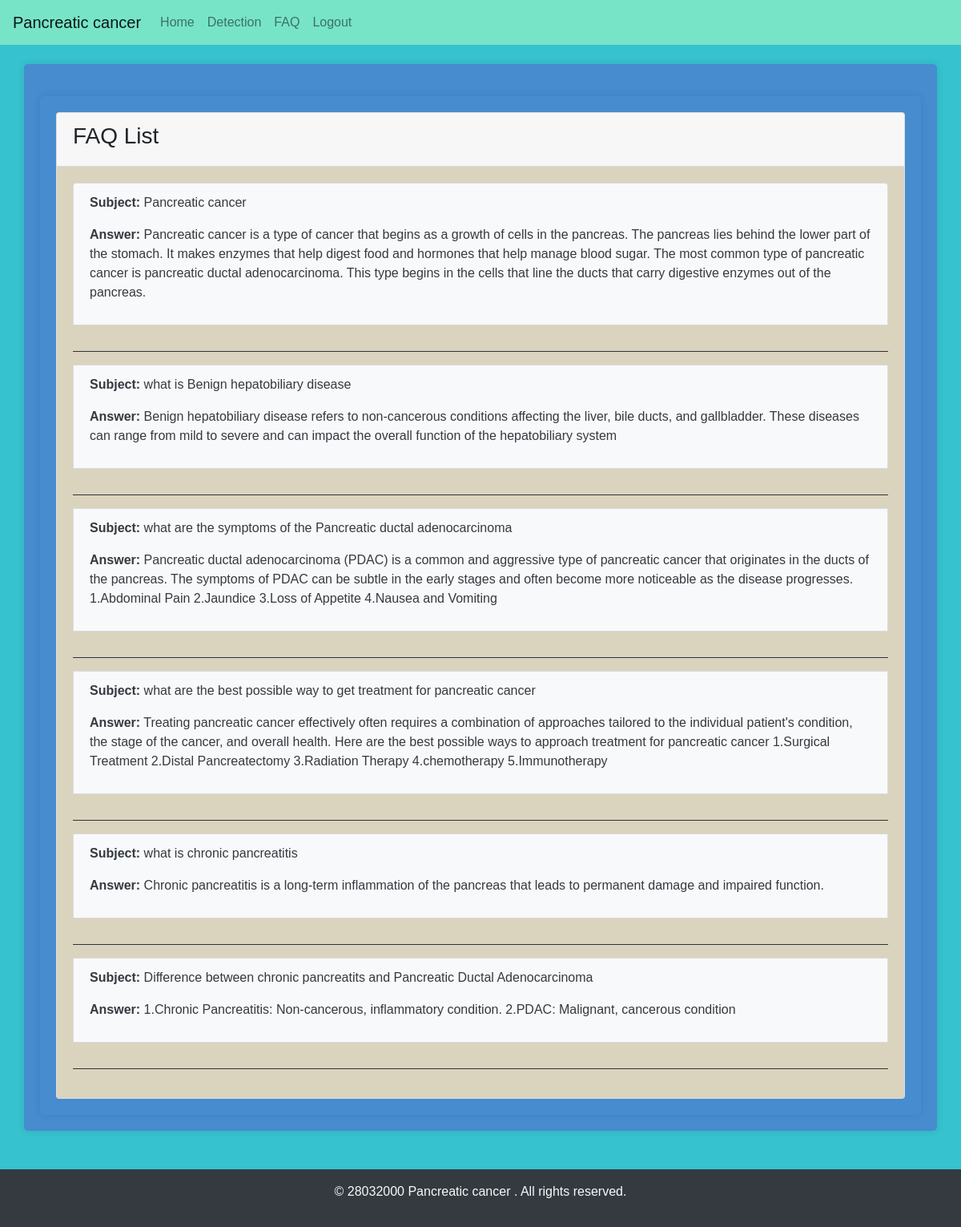
Page /userfaqlist on the committed database.
### tables this page shows
CREATE TABLE faq (
                        id INTEGER PRIMARY KEY AUTOINCREMENT,
                        subject TEXT NOT NULL,
                        answer TEXT);

### app.py (the view)
@app.route('/userfaqlist')
def user_faq_list():
    conn = sql.connect('data.db')
    faqs = conn.execute('SELECT * FROM faq').fetchall()
    conn.close()
    return render_template('UserFaqList.html', faqs=faqs)

### templates/UserFAQList.html
{% extends "UserBase.html" %}
{% block content %}
<div class="container">
  <div class="card">
    <div class="card-header">
      <h3>FAQ List</h3>
    </div>
    <div class="card-body">
        <div class="list-group">
            {% for faq in faqs %}
            <div class="list-group-item bg-light text-dark mb-3">
              <p><strong>Subject:</strong> {{ faq[1] }}</p>
              <p><strong>Answer:</strong> {{ faq[2] }}</p>
            </div>
            <hr class="bg-dark">
            {% endfor %}
          </div>
        </div>
    </div>
  </div>
{% endblock %}

### templates/UserBase.html (shortened to what this page needs)
<!DOCTYPE html>
<html lang="en">
<head>
    <link rel="stylesheet" href="https://stackpath.bootstrapcdn.com/bootstrap/4.5.2/css/bootstrap.min.css">
    <link rel="stylesheet" href="static/CSS/Style.css">
</head>
<body>
    <nav class="navbar navbar-expand-lg navbar-light">
        <a class="navbar-brand" href="#">Pancreatic cancer </a>
        <div class="collapse navbar-collapse" id="navbarSupportedContent">
            <ul class="navbar-nav mr-auto">
              <li class="nav-item">
                <a class="nav-link" href="/userhome">Home</a>
              </li>
              <li class="nav-item">
                <a class="nav-link" href="/detection">Detection</a>
              </li>
              <li class="nav-item">
                <a class="nav-link" href="/userfaqlist">FAQ</a>
              </li>
              <li class="nav-item">
                <a class="nav-link" href="/userlogout">Logout</a>
              </li>
            </ul>
        </div>
    </nav>
    <div class="container mt-4">
        {% block content %}
        {% endblock %}
    </div>
    <footer class="bg-dark text-light text-center py-3 mt-5">
        <p>&copy; 28032000 Pancreatic cancer . All rights reserved.</p>
    </footer>
</body>
</html>

### static/CSS/Style.css (style rules this page uses)
* { margin: 0; padding: 0; box-sizing: border-box; }
body { font-family: Arial, sans-serif; background-color: #36C2CE; }
.navbar { background-color: #77E4C8; }
.navbar-brand { color: #ffffff; }
.navbar-nav .nav-link { color: #ffffff; }
.container { background-color: #478CCF; padding: 20px; margin-top: 20px; border-radius: 5px; box-shadow: 0 0 10px rgba(0,0,0,0.1); }
.card-body { background-color: #DAD3BE; }
footer { background-color: #343a40; color: #ffffff; text-align: center; padding: 10px 0; bottom: 0; width: 100%; }

### rows in the picture
faq: subject "Pancreatic cancer", answer "Pancreatic cancer is a type of cancer that begins as a growth of cells in the pancreas. The pancreas lies behind the lower part of the stomach. It makes enzymes that help digest food and hormones that help manage blood sugar. The most common type of pancreatic cancer is pancreatic ductal adenocarcinoma. This type begins in the cells that line the ducts that carry digestive enzymes out of the pancreas."
faq: subject "what is Benign hepatobiliary disease", answer "Benign hepatobiliary disease refers to non-cancerous conditions affecting the liver, bile ducts, and gallbladder. These diseases can range from mild to severe and can impact the overall function of the hepatobiliary system"
faq: subject "what are the symptoms of the Pancreatic ductal adenocarcinoma", answer "Pancreatic ductal adenocarcinoma (PDAC) is a common and aggressive type of pancreatic cancer that originates in the ducts of the pancreas. The symptoms of PDAC can be subtle in the early stages and often become more noticeable as the disease progresses. 1.Abdominal Pain 2.Jaundice 3.Loss of Appetite 4.Nausea and Vomiting"
faq: subject "what are the best possible way to get treatment for pancreatic cancer", answer "Treating pancreatic cancer effectively often requires a combination of approaches tailored to the individual patient's condition, the stage of the cancer, and overall health. Here are the best possible ways to approach treatment for pancreatic cancer 1.Surgical Treatment 2.Distal Pancreatectomy 3.Radiation Therapy 4.chemotherapy 5.Immunotherapy"
faq: subject "what is chronic pancreatitis", answer "Chronic pancreatitis is a long-term inflammation of the pancreas that leads to permanent damage and impaired function."
faq: subject "Difference between chronic pancreatits and Pancreatic Ductal Adenocarcinoma", answer "1.Chronic Pancreatitis: Non-cancerous, inflammatory condition. 2.PDAC: Malignant, cancerous condition"
